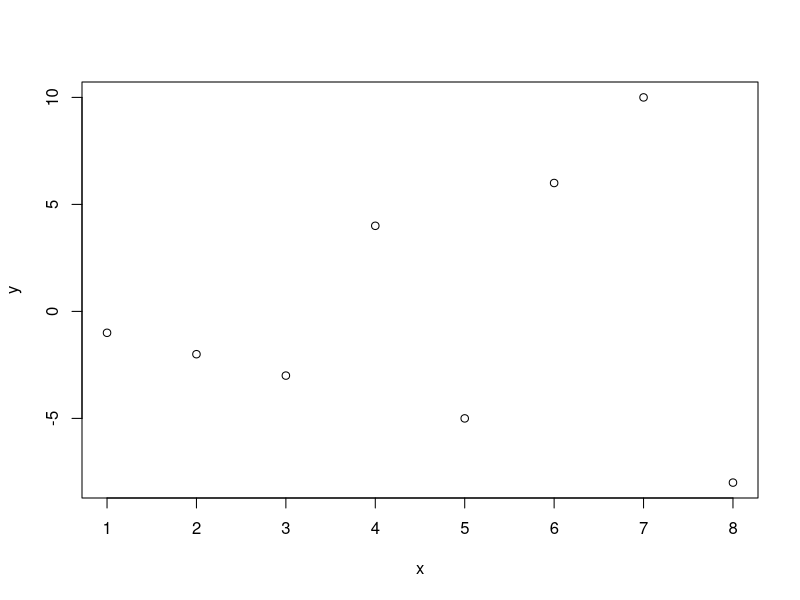
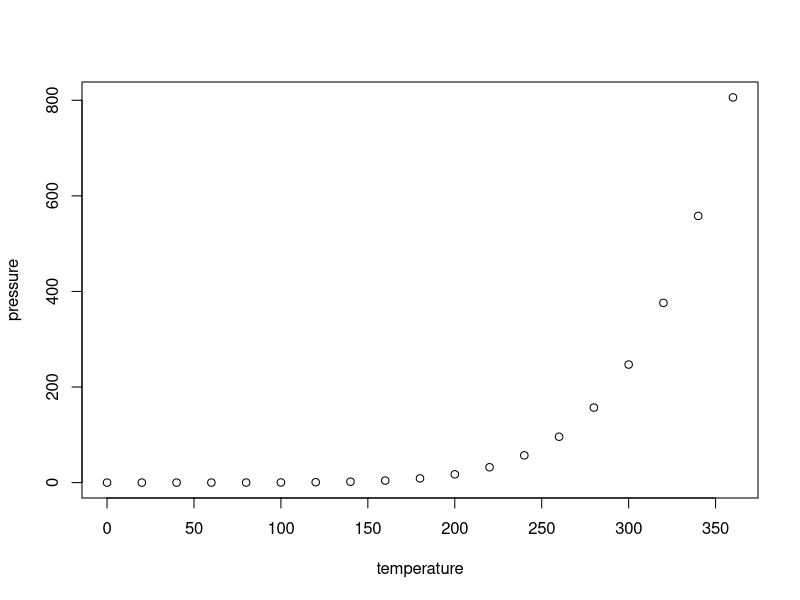

Write the R code that produced these figures, in order.
## ---- chunk 1
knitr::opts_chunk$set(echo = TRUE)
## ---- chunk 2
library(ggplot2)
library(tidyverse)
library(kableExtra)

x <- c(1,2,3,4,5,6,7,8)
y <- c(-1,-2,-3,4,-5,6,10,-8)
dados <- data.frame(var1 = x, var2 = y)
mvar1 <- mean(dados$var1)
mvar2 <- mean(dados$var2)
teste <- function(x){
  if(x > 0){
    out <- "tem média maior que zero"
  }
  else{
    out <- "tem média menor que zero"
  }
  return(out)
}
tab <- kableExtra::kable(dados, format = "markdown")

maiorx <- max(x)
maiory <- max(y)

if(maiory > maiorx){
  resp <- paste0("Entre os dois vetores o y tem o maior valor = ", maiory)
}else{
  resp <- paste0("Entre os dois vetores o x tem o maior valor = ", maiorx)
}
## ---- chunk 3
z <- 32
## ---- chunk 4
tab
## ---- chunk 5
plot(y ~ x)
## ---- chunk 6
print("olá!")
rnorm(10)
## ---- chunk 7
summary(cars)
## ---- chunk 8
plot(pressure)
